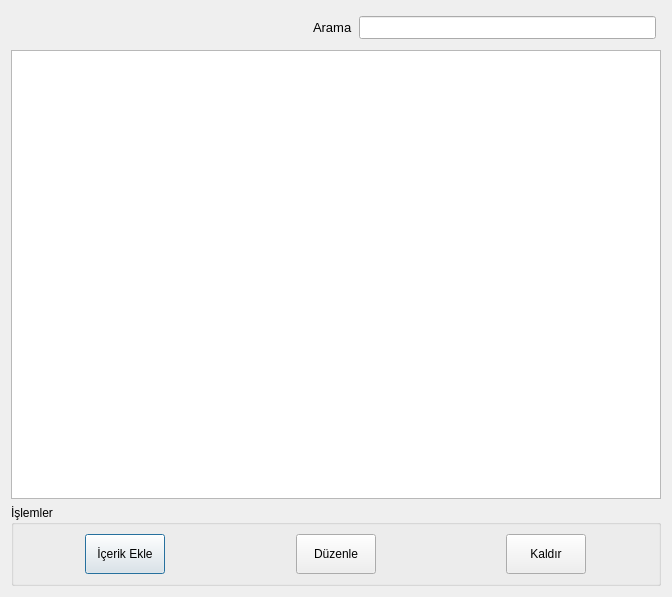
<?xml version="1.0" encoding="UTF-8"?>
<ui version="4.0">
 <class>kitaplar</class>
 <widget class="QDialog" name="kitaplar">
  <property name="geometry">
   <rect>
    <x>0</x>
    <y>0</y>
    <width>672</width>
    <height>597</height>
   </rect>
  </property>
  <property name="windowTitle">
   <string>Dialog</string>
  </property>
  <layout class="QGridLayout" name="gridLayout">
   <item row="0" column="0">
    <layout class="QVBoxLayout" name="verticalLayout_2">
     <item>
      <layout class="QHBoxLayout" name="horizontalLayout_4">
       <property name="leftMargin">
        <number>5</number>
       </property>
       <property name="topMargin">
        <number>5</number>
       </property>
       <property name="rightMargin">
        <number>5</number>
       </property>
       <property name="bottomMargin">
        <number>5</number>
       </property>
       <item>
        <spacer name="horizontalSpacer">
         <property name="orientation">
          <enum>Qt::Horizontal</enum>
         </property>
         <property name="sizeHint" stdset="0">
          <size>
           <width>40</width>
           <height>20</height>
          </size>
         </property>
        </spacer>
       </item>
       <item>
        <widget class="QLabel" name="lblAra">
         <property name="font">
          <font>
           <pointsize>10</pointsize>
          </font>
         </property>
         <property name="text">
          <string>Arama</string>
         </property>
         <property name="scaledContents">
          <bool>false</bool>
         </property>
         <property name="wordWrap">
          <bool>false</bool>
         </property>
        </widget>
       </item>
       <item>
        <widget class="QLineEdit" name="lineEdit">
         <property name="font">
          <font>
           <pointsize>10</pointsize>
          </font>
         </property>
        </widget>
       </item>
      </layout>
     </item>
     <item>
      <widget class="QTableWidget" name="tWEnvanter"/>
     </item>
     <item>
      <widget class="QGroupBox" name="groupBox">
       <property name="title">
        <string>İşlemler</string>
       </property>
       <layout class="QHBoxLayout" name="horizontalLayout_2">
        <item alignment="Qt::AlignHCenter">
         <widget class="QPushButton" name="btnEkle_2">
          <property name="minimumSize">
           <size>
            <width>0</width>
            <height>40</height>
           </size>
          </property>
          <property name="text">
           <string>İçerik Ekle</string>
          </property>
         </widget>
        </item>
        <item alignment="Qt::AlignHCenter">
         <widget class="QPushButton" name="btnDuzenle_2">
          <property name="minimumSize">
           <size>
            <width>0</width>
            <height>40</height>
           </size>
          </property>
          <property name="text">
           <string>Düzenle</string>
          </property>
         </widget>
        </item>
        <item alignment="Qt::AlignHCenter">
         <widget class="QPushButton" name="btnKaldir_2">
          <property name="minimumSize">
           <size>
            <width>0</width>
            <height>40</height>
           </size>
          </property>
          <property name="text">
           <string>Kaldır</string>
          </property>
         </widget>
        </item>
       </layout>
      </widget>
     </item>
    </layout>
   </item>
  </layout>
 </widget>
 <resources/>
 <connections>
  <connection>
   <sender>btnDuzenle_2</sender>
   <signal>clicked()</signal>
   <receiver>tWEnvanter</receiver>
   <slot>update()</slot>
   <hints>
    <hint type="sourcelabel">
     <x>334</x>
     <y>552</y>
    </hint>
    <hint type="destinationlabel">
     <x>381</x>
     <y>451</y>
    </hint>
   </hints>
  </connection>
  <connection>
   <sender>tWEnvanter</sender>
   <signal>cellClicked(int,int)</signal>
   <receiver>tWEnvanter</receiver>
   <slot>selectRow(int)</slot>
   <hints>
    <hint type="sourcelabel">
     <x>144</x>
     <y>182</y>
    </hint>
    <hint type="destinationlabel">
     <x>306</x>
     <y>448</y>
    </hint>
   </hints>
  </connection>
  <connection>
   <sender>tWEnvanter</sender>
   <signal>cellDoubleClicked(int,int)</signal>
   <receiver>btnDuzenle_2</receiver>
   <slot>click()</slot>
   <hints>
    <hint type="sourcelabel">
     <x>446</x>
     <y>437</y>
    </hint>
    <hint type="destinationlabel">
     <x>348</x>
     <y>538</y>
    </hint>
   </hints>
  </connection>
 </connections>
</ui>
